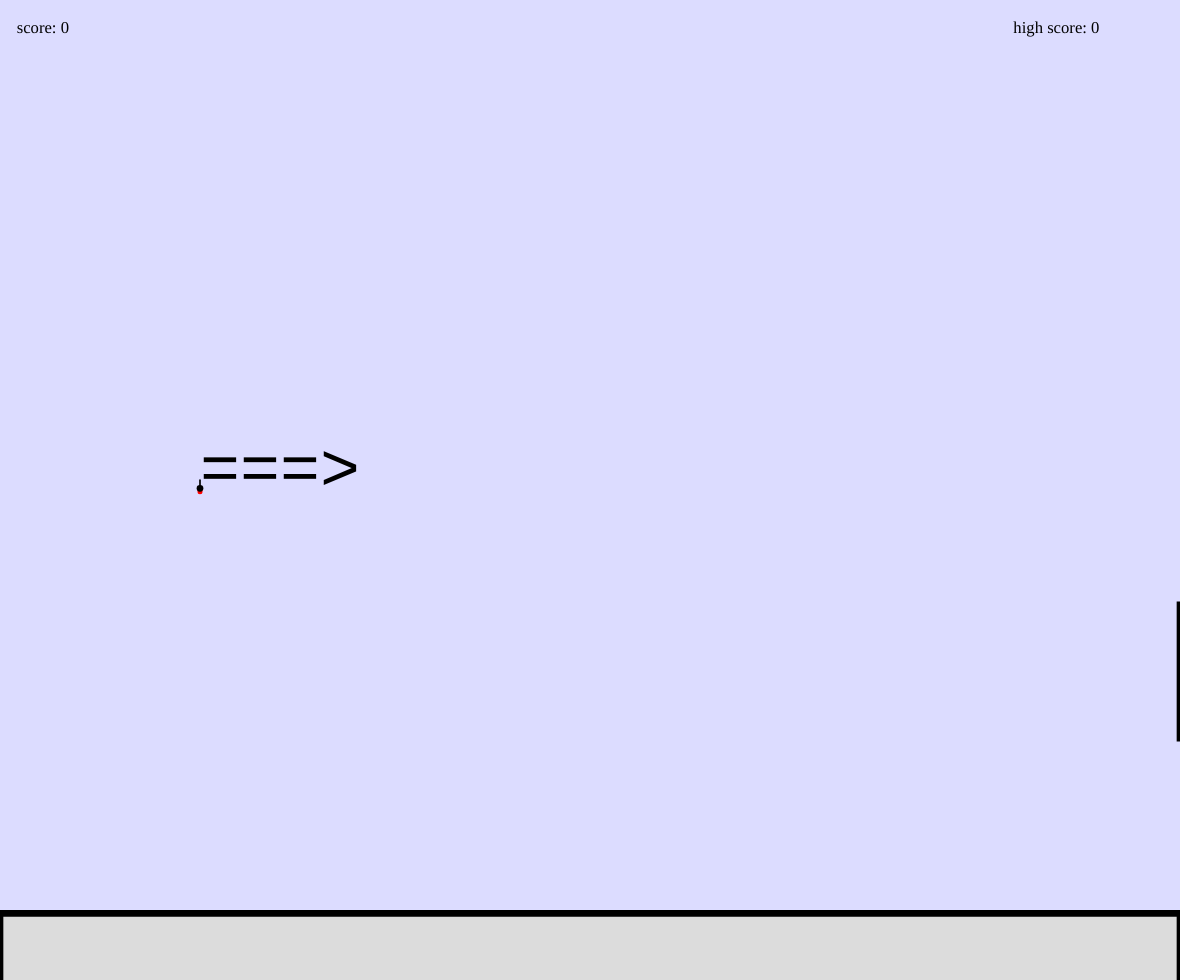
Frame 1 (no input)
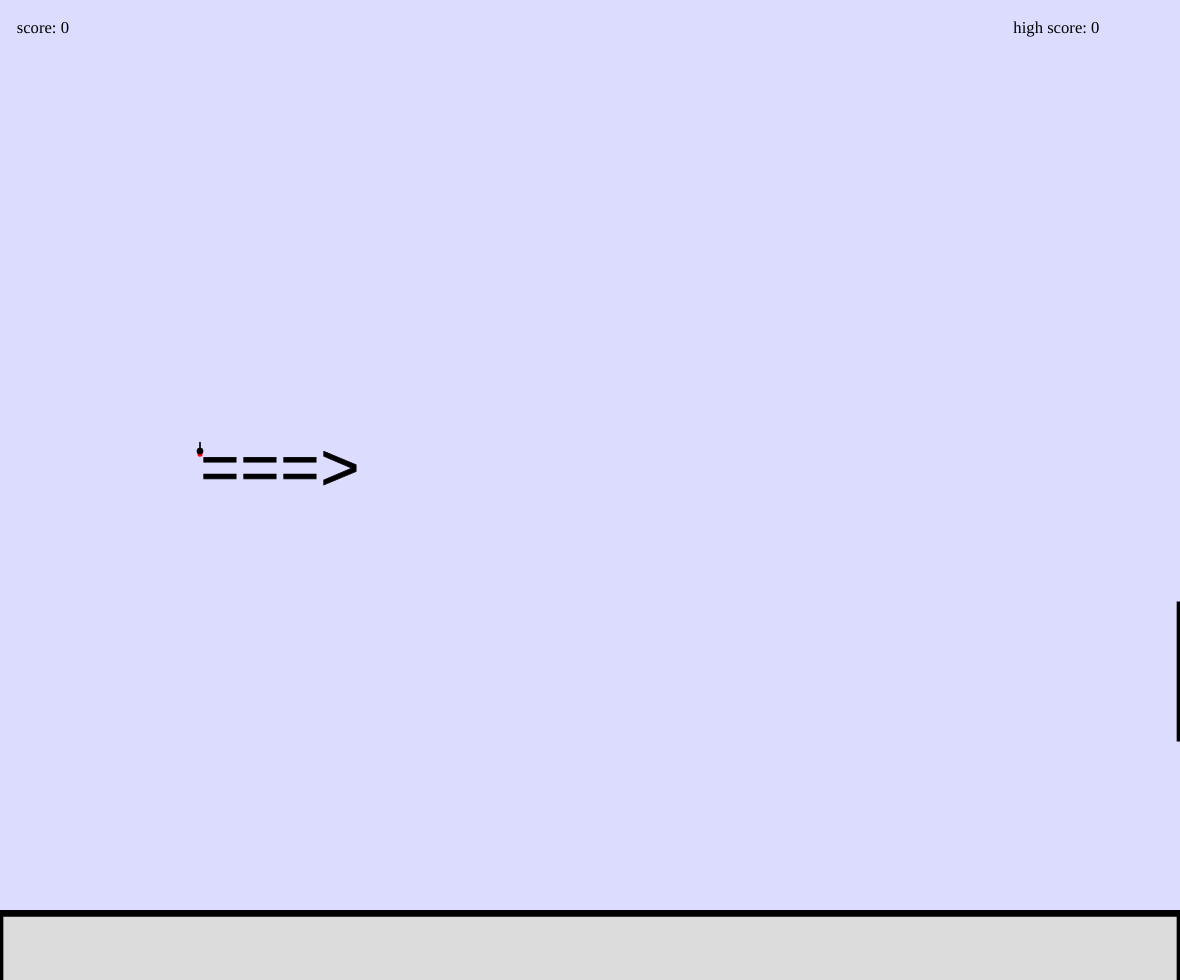
Frame 60 (no input)
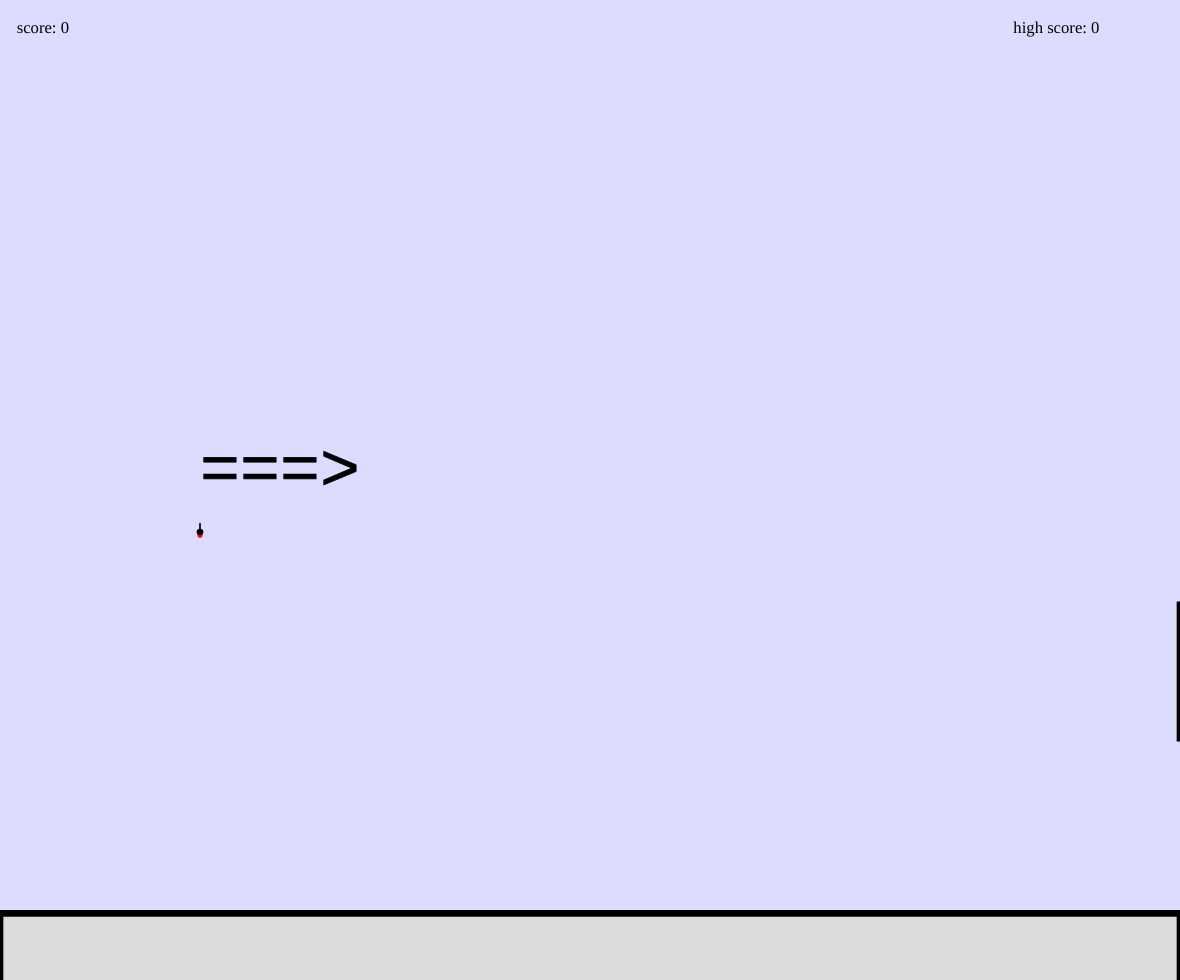
Frame 120 (the mouse pressed at the canvas centre since frame 60)

The p5.js sketch that drew these frames (run headless with seeded random() and noise() and a simulated clock; from frame 60 on, the mouse is pressed at the canvas centre):

// p5.js sketch
// ── sketch.js
var p;
var v;
var a;
var d;
var s = 1 / 3;
var px = [];
var py = [];
var score = 0;
var hscore = 0;
var dif = 500;

function setup() {
  createCanvas(windowWidth - 20, windowHeight - 20);
  p = new createVector(0, 0)
  v = new createVector(0, -5)
  a = new createVector(0, 0.1)
  d = new createVector(0, -0.5)

}

function draw() {
  background(220, 220, 255);
  translate(width / 2, height / 2);
  scale(s);

  v.add(a);
  p.add(v);
  a.set(0, 0.1);

  if (p.y - 10 < -height / 2 / s) {
    v.y = 0;
    p.y = constrain(p.y, -height / 2 / s + 10, height / 2 / s - 10 - 200);
  }

  if (keyIsDown(38) | keyIsDown(32)) {
    a.add(d);
  }

  if (keyIsDown(37)) {
    d.rotate(-0.1);
  }

  if (keyIsDown(39)) {
    d.rotate(0.1);
  }

  translate(-p.x - width/s/2+600, 0);
  
  if (px.length == 0) {
    px.push(width / s + p.x - 600);
    py.push(random(-height / 2 / s, height / 2 / s - 400));
  }

  if (px[px.length - 1] + dif - p.x < width /s - 600) {
    px.push(width / s + p.x - 600);
    py.push(random(-height / 2 / s-400, height / 2 / s - 400));
  }
  
  fill(200, 200, 200);
  
  for (let i = 0; i < px.length; i++) {
    strokeWeight(20);
    rect(px[i], py[i], 200, 400)
    if (p.x > px[i] && p.x < px[i] + 200 && p.y > py[i] && p.y < py[i] + 400) {
      px.length = 0
      py.length = 0
      v.mult(0);
      p.x = 0
      p.y = -200
      d.set(0, -0.5)
    }
    if (p.y + 10 + 200 > height / 2 / s) {
      px.length = 0
      py.length = 0
      v.mult(0);
      p.x = 0
      p.y = -200
      d.set(0, -0.5);
    }
  }

  score = round(p.x / 100);

  if (hscore<score) {
    hscore = score
  }

  v.limit(30);
  
  strokeWeight(2);
  fill(0);
  textSize(200);
  textFont('monoSpace');
  text("===>",0,0);
  textFont('futura');
  strokeWeight(15);
  stroke(255, 0, 0);
  line(p.x, p.y, p.x - d.x * 20, p.y - d.y * 20);
  strokeWeight(5);
  stroke(0);
  line(p.x, p.y, p.x + d.x * 50, p.y + d.y * 50);
  strokeWeight(20);
  point(p.x, p.y);
  translate(p.x + width/s/2-600, 0);
  //fill(255, 255, 255);
  fill(220);
  rect(-width / 2 / s, height / 2 / s - 200, width / s, height / s)
  textSize(50);
  strokeWeight(0);
  fill(0)
  text("score: " + score, -width / 2 / s + 50, -height / 2 / s + 100);
  text("high score: " + hscore, width / 2 / s - 500, -height / 2 / s + 100);


}
